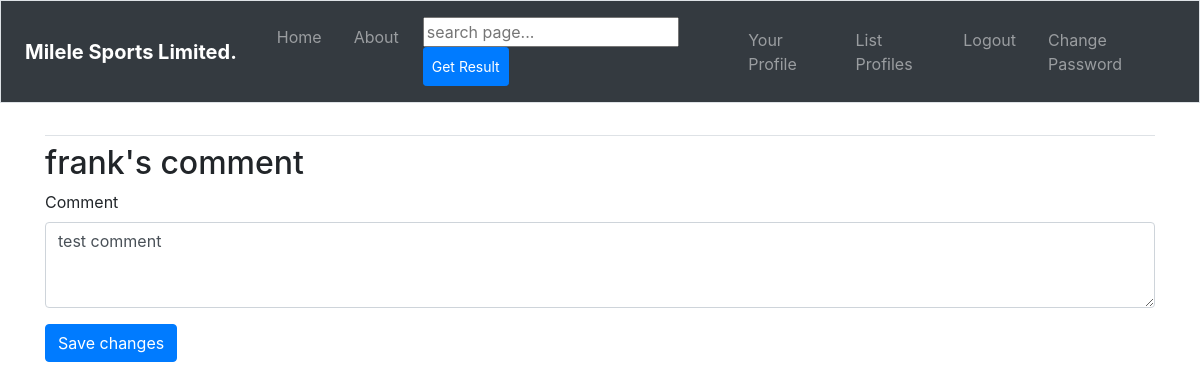
The app's page /edit_comment/1/ (signed in), older data.
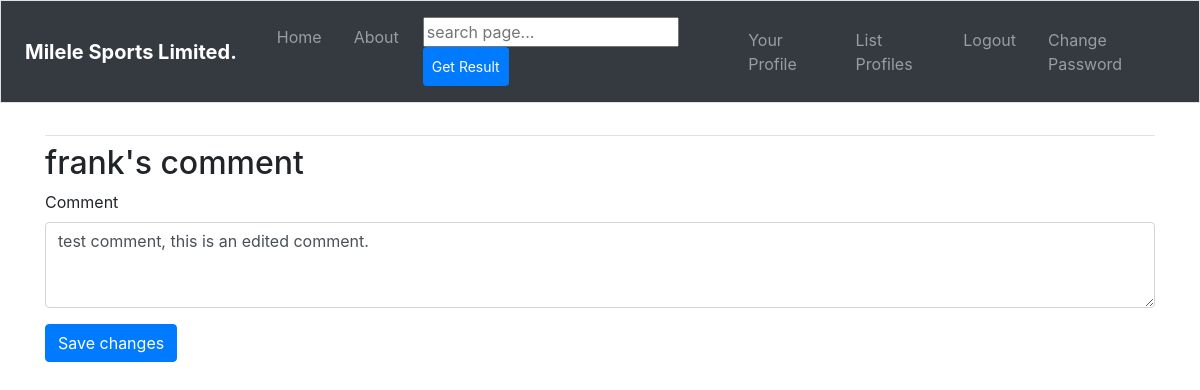
The same page, newer data.
### sportsApp/models.py (models this page shows, shortened)
class UserComment(models.Model):
    blog = models.ForeignKey(SportBlog, on_delete=models.CASCADE)
    owner = models.ForeignKey(User, on_delete=models.CASCADE)
    comment = models.TextField()
    date_published = models.DateField(auto_now_add=True)
    class Meta:
        verbose_name_plural = 'user comments'

### sportsApp/views.py (the view)
def edit_comment(request, item_id):
    comment = get_object_or_404(UserComment, id=item_id)
    blog = comment.blog
    if comment.owner != request.user:
        raise Http404
    else:
        form = UserCommentForm(instance=comment)
    if request.method == 'POST':
        form = UserCommentForm(instance=comment, data=request.POST)
        if form.is_valid():
            form.save()
            return redirect("sportsApp:index")
    context_dict = {'form': form, 'blog': blog, 'comment': comment}
    return render(request, "sportsApp/edit_comment.html", context_dict)

### sportsApp/forms.py
class UserCommentForm(forms.ModelForm):
    comment = forms.CharField(widget=forms.Textarea(
        attrs={'cols':15, 'rows':3}),
        required=False
    )
    class Meta:
        model = UserComment
        exclude = ('blog', 'owner')

### templates/sportsApp/edit_comment.html (shortened to what this page needs)
{% extends 'sportsApp/base.html' %}
{% load static %}
{% load bootstrap4 %}
{% block body_block %}
{% if comment %}
<h2>{{comment.owner}}'s comment</h2>
<div>
    <form action="{% url 'sportsApp:edit_comment' comment.id %}"
        method="post">
    {% bootstrap_form form %}
    {% buttons %}
    <button name="submit" class="btn btn-primary">Save changes</button>
    {% endbuttons %}
    </form>
</div>
{% else %}
<strong>Not found!</strong>
{% endif %}
{% endblock %}

Row changes from the older to the newer data that the page shows:
changed UserComment "frank": comment "test comment" → "test comment, this is an edited comment."
